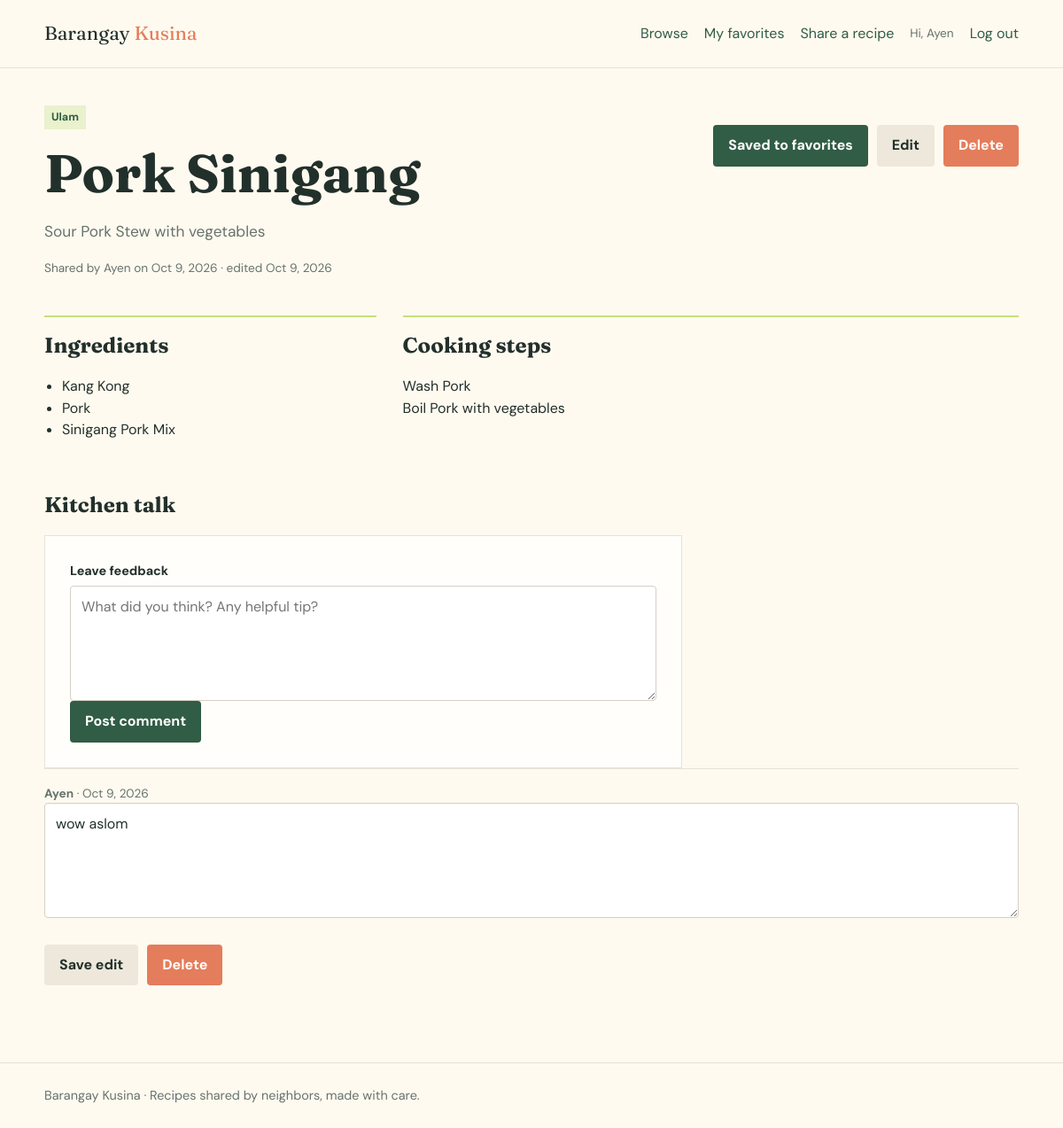
The app's page /recipe.php?id=3 (signed in) with its own data.
### tables this page shows
CREATE TABLE `users` (
  `id` int(10) UNSIGNED NOT NULL,
  `name` varchar(80) NOT NULL,
  `email` varchar(160) NOT NULL,
  `password` varchar(255) NOT NULL,
  `created_at` timestamp NOT NULL DEFAULT current_timestamp()
);

CREATE TABLE `recipes` (
  `id` int(10) UNSIGNED NOT NULL,
  `user_id` int(10) UNSIGNED NOT NULL,
  `category_id` int(10) UNSIGNED NOT NULL,
  `title` varchar(120) NOT NULL,
  `description` varchar(255) NOT NULL,
  `instructions` text NOT NULL,
  `ingredient_ids` longtext NOT NULL CHECK (json_valid(`ingredient_ids`)),
  `created_at` timestamp NOT NULL DEFAULT current_timestamp(),
  `updated_at` timestamp NOT NULL DEFAULT current_timestamp() ON UPDATE current_timestamp()
);

CREATE TABLE `categories` (
  `id` int(10) UNSIGNED NOT NULL,
  `name` varchar(60) NOT NULL
);

CREATE TABLE `ingredients` (
  `id` int(10) UNSIGNED NOT NULL,
  `name` varchar(160) NOT NULL,
  `created_at` timestamp NOT NULL DEFAULT current_timestamp()
);

CREATE TABLE `comments` (
  `id` int(10) UNSIGNED NOT NULL,
  `recipe_id` int(10) UNSIGNED NOT NULL,
  `user_id` int(10) UNSIGNED NOT NULL,
  `body` text NOT NULL,
  `created_at` timestamp NOT NULL DEFAULT current_timestamp(),
  `updated_at` timestamp NOT NULL DEFAULT current_timestamp() ON UPDATE current_timestamp()
);

### config.php (called while the page is built, shortened)
<?php
class Database
{
    private static ?PDO $connection = null;
    public static function connection(): PDO
    {
        if (self::$connection === null) {
            self::$connection = new PDO(
                'mysql:host=' . DB_HOST . ';dbname=' . DB_NAME . ';charset=utf8mb4',
                DB_USER,
                DB_PASS,
                [
                    PDO::ATTR_ERRMODE => PDO::ERRMODE_EXCEPTION,
                    PDO::ATTR_DEFAULT_FETCH_MODE => PDO::FETCH_ASSOC,
                    PDO::ATTR_EMULATE_PREPARES => false,
                ]
            );
        }
        return self::$connection;
    }
}
function db(): PDO
{
    return Database::connection();
}

### bootstrap.php (called while the page is built, shortened)
<?php
require_once __DIR__ . '/config.php';
function e(mixed $value): string
{
    $text = is_scalar($value) ? (string) $value : '';
    return htmlspecialchars($text, ENT_QUOTES, 'UTF-8');
}
function current_user(): ?array
{
    static $user = null;
    if ($user === null) {
        $statement = db()->prepare('SELECT id, name, email FROM users WHERE id = ?');
        $statement->execute([$_SESSION['user_id']]);
        $user = $statement->fetch() ?: null;
    }
    return $user;
}
function require_login(): array
{
    $user = current_user();
    return $user;
}
function csrf_token(): string
{
    return $_SESSION['csrf'];
}

### recipe.php (the view, shortened to what this page needs)
<?php
require_once __DIR__ . '/bootstrap.php';
$user = require_login();
$recipe_id = (int) ($_GET['id'] ?? 0);
$statement = db()->prepare(
	'SELECT r.*, c.name AS category_name, u.name AS author_name,
			EXISTS (SELECT 1 FROM favorites f WHERE f.recipe_id = r.id AND f.user_id = ?) AS is_saved
	 FROM recipes r
	 JOIN categories c ON c.id = r.category_id
	 JOIN users u ON u.id = r.user_id
	 WHERE r.id = ?'
);
$statement->execute([$user['id'], $recipe_id]);
$recipe = $statement->fetch();
$ingredient_ids = json_decode($recipe['ingredient_ids'], true) ?: [];
$ingredients = [];
if ($ingredient_ids) {
	$placeholders = implode(',', array_fill(0, count($ingredient_ids), '?'));
	$ingredient_statement = db()->prepare("SELECT name FROM ingredients WHERE id IN ($placeholders) ORDER BY name");
	$ingredient_statement->execute($ingredient_ids);
	$ingredients = $ingredient_statement->fetchAll();
}
$comment_statement = db()->prepare(
	'SELECT c.*, u.name AS author_name
	 FROM comments c
	 JOIN users u ON u.id = c.user_id
	 WHERE c.recipe_id = ?
	 ORDER BY c.created_at DESC'
);
$comment_statement->execute([$recipe_id]);
$comments = $comment_statement->fetchAll();
require __DIR__ . '/header.php';
?><div class="recipe-head"><div><span class="badge"><?= e($recipe['category_name']) ?></span><h1><?= e($recipe['title']) ?></h1><p class="lede"><?= e($recipe['description']) ?></p><p class="small">Shared by <?= e($recipe['author_name']) ?> on <?= e(date('M j, Y', strtotime($recipe['created_at']))) ?><?php if ($recipe['updated_at'] !== $recipe['created_at']): ?> &middot; edited <?= e(date('M j, Y', strtotime($recipe['updated_at']))) ?><?php endif; ?></p></div><div class="actions"><button class="button <?= $recipe['is_saved'] ? '' : 'secondary' ?>" type="button" data-favorite="<?= $recipe['id'] ?>" data-csrf="<?= csrf_token() ?>"><?= $recipe['is_saved'] ? 'Saved to favorites' : 'Save to favorites' ?></button><?php if ((int)$recipe['user_id'] === (int)$user['id']): ?><a class="button secondary" href="recipe_form.php?id=<?= $recipe['id'] ?>">Edit</a><form method="post" action="recipe_delete.php" onsubmit="return confirm('Remove this recipe?');"><input type="hidden" name="csrf" value="<?= csrf_token() ?>"><input type="hidden" name="id" value="<?= $recipe['id'] ?>"><button class="button danger" type="submit">Delete</button></form><?php endif; ?></div></div>
<div class="recipe-content"><section><h2>Ingredients</h2><ul class="ingredients"><?php foreach ($ingredients as $ingredient): ?><li><?= e($ingredient['name']) ?></li><?php endforeach; ?></ul></section><section><h2>Cooking steps</h2><p><?= nl2br(e($recipe['instructions'])) ?></p></section></div>
<section style="margin-top:42px"><h2>Kitchen talk</h2><form class="panel" method="post" action="comment_action.php"><input type="hidden" name="csrf" value="<?= csrf_token() ?>"><input type="hidden" name="recipe_id" value="<?= $recipe['id'] ?>"><div class="field"><label for="body">Leave feedback</label><textarea id="body" name="body" required maxlength="2000" placeholder="What did you think? Any helpful tip?"></textarea></div><button class="button" type="submit">Post comment</button></form><?php if (!$comments): ?><p class="empty">No comments yet. Start the conversation.</p><?php else: ?><?php foreach ($comments as $comment): ?><article class="comment"><div class="small"><strong><?= e($comment['author_name']) ?></strong> &middot; <?= e(date('M j, Y', strtotime($comment['created_at']))) ?><?php if ($comment['updated_at'] !== $comment['created_at']): ?> &middot; edited<?php endif; ?></div><?php if ((int)$comment['user_id'] === (int)$user['id']): ?><form method="post" action="comment_action.php"><input type="hidden" name="csrf" value="<?= csrf_token() ?>"><input type="hidden" name="recipe_id" value="<?= $recipe['id'] ?>"><input type="hidden" name="comment_id" value="<?= $comment['id'] ?>"><textarea name="body" required maxlength="2000"><?= e($comment['body']) ?></textarea><div class="actions"><button class="button secondary" name="action" value="save" type="submit">Save edit</button><button class="button danger" name="action" value="delete" type="submit">Delete</button></div></form><?php else: ?><p><?= nl2br(e($comment['body'])) ?></p><?php endif; ?></article><?php endforeach; ?><?php endif; ?></section><?php require __DIR__ . '/footer.php'; ?>

### header.php (shortened to what this page needs)
<?php
require_once __DIR__ . '/bootstrap.php';
$user = current_user();
?><!doctype html>
<html lang="en">
<head>
    <link rel="stylesheet" href="assets/style.css">
</head>
<body>
<header class="site-header"><div class="container nav">
    <a class="brand" href="index.php">Barangay <span>Kusina</span></a>
    <nav class="nav-links">
        <?php if ($user): ?>
            <a href="index.php">Browse</a><a href="favorites.php">My favorites</a><a href="recipe_form.php">Share a recipe</a>
            <span class="small">Hi, <?= e($user['name']) ?></span><a href="logout.php">Log out</a>
        <?php else: ?>
            <a href="login.php">Log in</a><a class="button" href="register.php">Join the kitchen</a>
        <?php endif; ?>
    </nav>
</div></header>
<main><div class="container">

### assets/style.css (style rules this page uses)
:root { --ink:#22302b; --muted:#66736c; --cream:#fffaf0; --paper:#fffefb; --leaf:#315c45; --lime:#c7df78; --coral:#e47d5b; --line:#e7e2d8; }
* { box-sizing:border-box; }
body { margin:0; color:var(--ink); background:var(--cream); font-family:'DM Sans',sans-serif; line-height:1.55; }
a { color:var(--leaf); text-decoration:none; }
.container { width:min(1100px, calc(100% - 32px)); margin:auto; }
.site-header { border-bottom:1px solid var(--line); background:rgba(255,250,240,.94); }
.nav { min-height:76px; display:flex; align-items:center; justify-content:space-between; gap:20px; }
.brand { color:var(--ink); font-family:Fraunces,serif; font-size:1.35rem; }
.brand span { color:var(--coral); }
.nav-links { display:flex; align-items:center; gap:18px; flex-wrap:wrap; }
main { padding:42px 0 70px; }
h1,h2,h3 { font-family:Fraunces,serif; line-height:1.15; margin-top:0; }
h1 { font-size:clamp(2.2rem,5vw,4.2rem); max-width:680px; margin-bottom:14px; }
.lede { color:var(--muted); max-width:650px; font-size:1.08rem; }
.button { border:0; cursor:pointer; display:inline-block; padding:11px 17px; border-radius:4px; background:var(--leaf); color:white; font:inherit; font-weight:700; }
.button.secondary { color:var(--ink); background:#eee8dc; }
.button.danger { background:var(--coral); }
.actions { display:flex; gap:10px; flex-wrap:wrap; margin-top:22px; }
.field { display:flex; flex-direction:column; gap:6px; flex:1; min-width:180px; }
label { font-size:.9rem; font-weight:700; }
input,textarea,select { width:100%; padding:11px 12px; border:1px solid #d5d0c5; border-radius:4px; background:white; color:var(--ink); font:inherit; }
textarea { min-height:130px; resize:vertical; }
.badge { display:inline-block; color:var(--leaf); background:#e9f1cd; padding:4px 8px; font-size:.78rem; font-weight:700; margin-bottom:15px; }
.panel { background:var(--paper); border:1px solid var(--line); padding:28px; max-width:720px; }
.recipe-head { display:flex; justify-content:space-between; gap:20px; align-items:start; margin-bottom:30px; }
.recipe-content { display:grid; grid-template-columns:.7fr 1.3fr; gap:30px; }
.recipe-content section { border-top:2px solid var(--lime); padding-top:18px; }
.ingredients { padding-left:20px; }
.comment { border-top:1px solid var(--line); padding:17px 0; }
.small { color:var(--muted); font-size:.85rem; }

### records on screen
users: name "Ayen"
recipes: category.name "Ulam", title "Pork Sinigang", description "Sour Pork Stew with vegetables", user.name "Ayen", created_at "Oct 9, 2026", updated_at "Oct 9, 2026", instructions "Wash Pork Boil Pork with vegetables"
ingredients: name "Kang Kong"
ingredients: name "Pork"
ingredients: name "Sinigang Pork Mix"
comments: user.name "Ayen", created_at "Oct 9, 2026", body "wow aslom"
